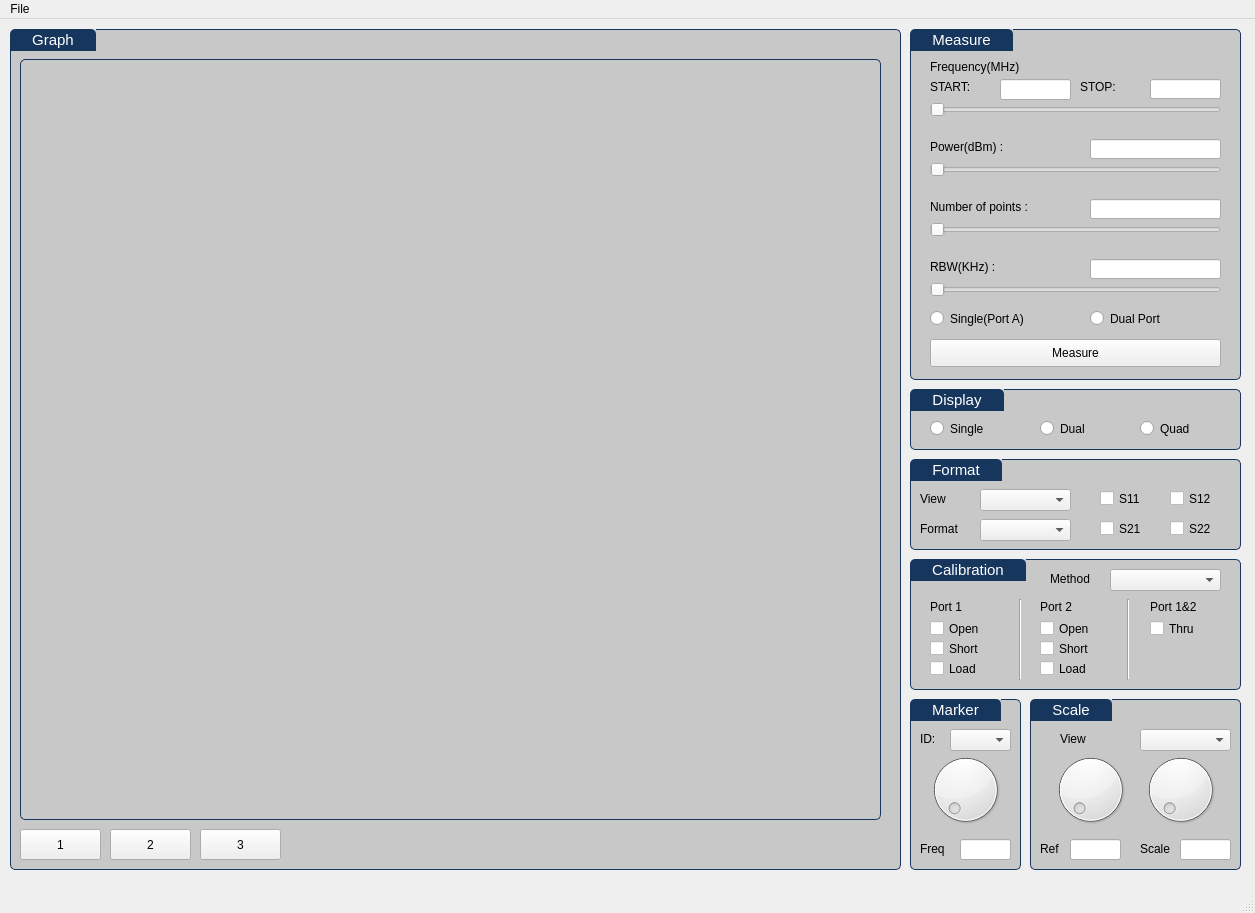
<?xml version="1.0" encoding="UTF-8"?>
<ui version="4.0">
 <class>MainWindow</class>
 <widget class="QMainWindow" name="MainWindow">
  <property name="geometry">
   <rect>
    <x>0</x>
    <y>0</y>
    <width>1255</width>
    <height>913</height>
   </rect>
  </property>
  <property name="windowTitle">
   <string>Mini-circuits UVNA-63</string>
  </property>
  <widget class="QWidget" name="centralwidget">
   <widget class="QGroupBox" name="gb_stimulus_11">
    <property name="geometry">
     <rect>
      <x>1030</x>
      <y>680</y>
      <width>211</width>
      <height>171</height>
     </rect>
    </property>
    <property name="styleSheet">
     <string notr="true">QGroupBox {
border: 1px solid gray;
border-color: #FF17365D;
margin-top: 0px;
font-size: 15px;
border-radius: 5px;
background-color: rgb(200,200,200);
}
QGroupBox::title {
border-top-left-radius: 5px;
border-top-right-radius: 5px;
padding: 2px 20px;
background-color: #FF17365D;
color: rgb(255, 255, 255);
}</string>
    </property>
    <property name="title">
     <string>Scale</string>
    </property>
    <widget class="QDial" name="dial_scaleref">
     <property name="geometry">
      <rect>
       <x>20</x>
       <y>50</y>
       <width>81</width>
       <height>81</height>
      </rect>
     </property>
    </widget>
    <widget class="QDial" name="dial_scale">
     <property name="geometry">
      <rect>
       <x>110</x>
       <y>50</y>
       <width>81</width>
       <height>81</height>
      </rect>
     </property>
    </widget>
    <widget class="QComboBox" name="cbbox_scaleview">
     <property name="geometry">
      <rect>
       <x>110</x>
       <y>30</y>
       <width>91</width>
       <height>22</height>
      </rect>
     </property>
    </widget>
    <widget class="QLabel" name="label_11">
     <property name="geometry">
      <rect>
       <x>30</x>
       <y>30</y>
       <width>51</width>
       <height>20</height>
      </rect>
     </property>
     <property name="text">
      <string>View</string>
     </property>
    </widget>
    <widget class="QLabel" name="label_14">
     <property name="geometry">
      <rect>
       <x>110</x>
       <y>140</y>
       <width>41</width>
       <height>20</height>
      </rect>
     </property>
     <property name="text">
      <string>Scale</string>
     </property>
    </widget>
    <widget class="QLabel" name="label_13">
     <property name="geometry">
      <rect>
       <x>10</x>
       <y>140</y>
       <width>31</width>
       <height>20</height>
      </rect>
     </property>
     <property name="text">
      <string>Ref</string>
     </property>
    </widget>
    <widget class="QLineEdit" name="ledit_scaleref">
     <property name="geometry">
      <rect>
       <x>40</x>
       <y>140</y>
       <width>51</width>
       <height>21</height>
      </rect>
     </property>
    </widget>
    <widget class="QLineEdit" name="ledit_scale">
     <property name="geometry">
      <rect>
       <x>150</x>
       <y>140</y>
       <width>51</width>
       <height>21</height>
      </rect>
     </property>
    </widget>
   </widget>
   <widget class="QGroupBox" name="gb_measure">
    <property name="geometry">
     <rect>
      <x>910</x>
      <y>10</y>
      <width>331</width>
      <height>351</height>
     </rect>
    </property>
    <property name="styleSheet">
     <string notr="true">QGroupBox {
border: 1px solid gray;
border-color: #FF17365D;
margin-top: 0px;
font-size: 15px;
border-radius: 5px;
background-color: rgb(200,200,200);
}
QGroupBox::title {
border-top-left-radius: 5px;
border-top-right-radius: 5px;
padding: 2px 20px;
background-color: #FF17365D;
color: rgb(255, 255, 255);
}</string>
    </property>
    <property name="title">
     <string>Measure</string>
    </property>
    <widget class="QRangeSlider" name="rhslider_frequency">
     <property name="geometry">
      <rect>
       <x>20</x>
       <y>70</y>
       <width>291</width>
       <height>22</height>
      </rect>
     </property>
     <property name="orientation">
      <enum>Qt::Horizontal</enum>
     </property>
    </widget>
    <widget class="QLabel" name="label">
     <property name="geometry">
      <rect>
       <x>20</x>
       <y>30</y>
       <width>191</width>
       <height>16</height>
      </rect>
     </property>
     <property name="text">
      <string>Frequency(MHz)</string>
     </property>
    </widget>
    <widget class="QLabel" name="label_2">
     <property name="geometry">
      <rect>
       <x>20</x>
       <y>50</y>
       <width>71</width>
       <height>16</height>
      </rect>
     </property>
     <property name="text">
      <string>START:</string>
     </property>
    </widget>
    <widget class="QLabel" name="label_3">
     <property name="geometry">
      <rect>
       <x>170</x>
       <y>50</y>
       <width>51</width>
       <height>16</height>
      </rect>
     </property>
     <property name="text">
      <string>STOP:</string>
     </property>
    </widget>
    <widget class="QLineEdit" name="ledit_startfreq">
     <property name="geometry">
      <rect>
       <x>90</x>
       <y>50</y>
       <width>71</width>
       <height>21</height>
      </rect>
     </property>
    </widget>
    <widget class="QLineEdit" name="ledit_stopfreq">
     <property name="geometry">
      <rect>
       <x>240</x>
       <y>50</y>
       <width>71</width>
       <height>20</height>
      </rect>
     </property>
     <property name="focusPolicy">
      <enum>Qt::StrongFocus</enum>
     </property>
    </widget>
    <widget class="QSlider" name="hslider_power">
     <property name="geometry">
      <rect>
       <x>20</x>
       <y>130</y>
       <width>291</width>
       <height>22</height>
      </rect>
     </property>
     <property name="orientation">
      <enum>Qt::Horizontal</enum>
     </property>
    </widget>
    <widget class="QLabel" name="label_4">
     <property name="geometry">
      <rect>
       <x>20</x>
       <y>110</y>
       <width>101</width>
       <height>16</height>
      </rect>
     </property>
     <property name="text">
      <string>Power(dBm) : </string>
     </property>
    </widget>
    <widget class="QLineEdit" name="ledit_power">
     <property name="geometry">
      <rect>
       <x>180</x>
       <y>110</y>
       <width>131</width>
       <height>20</height>
      </rect>
     </property>
     <property name="focusPolicy">
      <enum>Qt::StrongFocus</enum>
     </property>
    </widget>
    <widget class="QSlider" name="hslider_nopoint">
     <property name="geometry">
      <rect>
       <x>20</x>
       <y>190</y>
       <width>291</width>
       <height>22</height>
      </rect>
     </property>
     <property name="orientation">
      <enum>Qt::Horizontal</enum>
     </property>
    </widget>
    <widget class="QLineEdit" name="ledit_nopoint">
     <property name="geometry">
      <rect>
       <x>180</x>
       <y>170</y>
       <width>131</width>
       <height>20</height>
      </rect>
     </property>
     <property name="focusPolicy">
      <enum>Qt::StrongFocus</enum>
     </property>
    </widget>
    <widget class="QLabel" name="label_5">
     <property name="geometry">
      <rect>
       <x>20</x>
       <y>170</y>
       <width>151</width>
       <height>16</height>
      </rect>
     </property>
     <property name="text">
      <string>Number of points :</string>
     </property>
    </widget>
    <widget class="QLineEdit" name="ledit_rbw">
     <property name="geometry">
      <rect>
       <x>180</x>
       <y>230</y>
       <width>131</width>
       <height>20</height>
      </rect>
     </property>
     <property name="focusPolicy">
      <enum>Qt::StrongFocus</enum>
     </property>
    </widget>
    <widget class="QLabel" name="label_6">
     <property name="geometry">
      <rect>
       <x>20</x>
       <y>230</y>
       <width>101</width>
       <height>16</height>
      </rect>
     </property>
     <property name="text">
      <string>RBW(KHz) :</string>
     </property>
    </widget>
    <widget class="QSlider" name="hslider_rbw">
     <property name="geometry">
      <rect>
       <x>20</x>
       <y>250</y>
       <width>291</width>
       <height>22</height>
      </rect>
     </property>
     <property name="orientation">
      <enum>Qt::Horizontal</enum>
     </property>
    </widget>
    <widget class="QRadioButton" name="rbtn_singleport">
     <property name="geometry">
      <rect>
       <x>20</x>
       <y>280</y>
       <width>141</width>
       <height>19</height>
      </rect>
     </property>
     <property name="text">
      <string>Single(Port A)</string>
     </property>
    </widget>
    <widget class="QRadioButton" name="rbtn_dualport">
     <property name="geometry">
      <rect>
       <x>180</x>
       <y>280</y>
       <width>108</width>
       <height>19</height>
      </rect>
     </property>
     <property name="text">
      <string>Dual Port</string>
     </property>
    </widget>
    <widget class="QPushButton" name="btn_measure">
     <property name="geometry">
      <rect>
       <x>20</x>
       <y>310</y>
       <width>291</width>
       <height>28</height>
      </rect>
     </property>
     <property name="text">
      <string>Measure</string>
     </property>
    </widget>
   </widget>
   <widget class="QGroupBox" name="gb_stimulus_6">
    <property name="geometry">
     <rect>
      <x>910</x>
      <y>440</y>
      <width>331</width>
      <height>91</height>
     </rect>
    </property>
    <property name="styleSheet">
     <string notr="true">QGroupBox {
border: 1px solid gray;
border-color: #FF17365D;
margin-top: 0px;
font-size: 15px;
border-radius: 5px;
background-color: rgb(200,200,200);
}
QGroupBox::title {
border-top-left-radius: 5px;
border-top-right-radius: 5px;
padding: 2px 20px;
background-color: #FF17365D;
color: rgb(255, 255, 255);
}</string>
    </property>
    <property name="title">
     <string>Format</string>
    </property>
    <widget class="QComboBox" name="cbbox_view">
     <property name="geometry">
      <rect>
       <x>70</x>
       <y>30</y>
       <width>91</width>
       <height>22</height>
      </rect>
     </property>
    </widget>
    <widget class="QCheckBox" name="ckbox_s11">
     <property name="geometry">
      <rect>
       <x>190</x>
       <y>30</y>
       <width>61</width>
       <height>19</height>
      </rect>
     </property>
     <property name="text">
      <string>S11</string>
     </property>
    </widget>
    <widget class="QCheckBox" name="ckbox_s21">
     <property name="geometry">
      <rect>
       <x>190</x>
       <y>60</y>
       <width>61</width>
       <height>19</height>
      </rect>
     </property>
     <property name="text">
      <string>S21</string>
     </property>
    </widget>
    <widget class="QCheckBox" name="ckbox_s22">
     <property name="geometry">
      <rect>
       <x>260</x>
       <y>60</y>
       <width>61</width>
       <height>19</height>
      </rect>
     </property>
     <property name="text">
      <string>S22</string>
     </property>
    </widget>
    <widget class="QCheckBox" name="ckbox_s12">
     <property name="geometry">
      <rect>
       <x>260</x>
       <y>30</y>
       <width>61</width>
       <height>19</height>
      </rect>
     </property>
     <property name="text">
      <string>S12</string>
     </property>
    </widget>
    <widget class="QComboBox" name="cbbox_format">
     <property name="geometry">
      <rect>
       <x>70</x>
       <y>60</y>
       <width>91</width>
       <height>22</height>
      </rect>
     </property>
    </widget>
    <widget class="QLabel" name="label_9">
     <property name="geometry">
      <rect>
       <x>10</x>
       <y>30</y>
       <width>51</width>
       <height>20</height>
      </rect>
     </property>
     <property name="text">
      <string>View</string>
     </property>
    </widget>
    <widget class="QLabel" name="label_10">
     <property name="geometry">
      <rect>
       <x>10</x>
       <y>60</y>
       <width>51</width>
       <height>20</height>
      </rect>
     </property>
     <property name="text">
      <string>Format</string>
     </property>
    </widget>
   </widget>
   <widget class="QGroupBox" name="gb_stimulus_7">
    <property name="geometry">
     <rect>
      <x>910</x>
      <y>370</y>
      <width>331</width>
      <height>61</height>
     </rect>
    </property>
    <property name="styleSheet">
     <string notr="true">QGroupBox {
border: 1px solid gray;
border-color: #FF17365D;
margin-top: 0px;
font-size: 15px;
border-radius: 5px;
background-color: rgb(200,200,200);
}
QGroupBox::title {
border-top-left-radius: 5px;
border-top-right-radius: 5px;
padding: 2px 20px;
background-color: #FF17365D;
color: rgb(255, 255, 255);
}</string>
    </property>
    <property name="title">
     <string>Display</string>
    </property>
    <widget class="QRadioButton" name="rbtn_singledisp">
     <property name="geometry">
      <rect>
       <x>20</x>
       <y>30</y>
       <width>106</width>
       <height>19</height>
      </rect>
     </property>
     <property name="text">
      <string>Single</string>
     </property>
    </widget>
    <widget class="QRadioButton" name="rbtn_dualdisp">
     <property name="geometry">
      <rect>
       <x>130</x>
       <y>30</y>
       <width>106</width>
       <height>19</height>
      </rect>
     </property>
     <property name="text">
      <string>Dual</string>
     </property>
    </widget>
    <widget class="QRadioButton" name="rbtn_quaddisp">
     <property name="geometry">
      <rect>
       <x>230</x>
       <y>30</y>
       <width>81</width>
       <height>19</height>
      </rect>
     </property>
     <property name="text">
      <string>Quad</string>
     </property>
    </widget>
   </widget>
   <widget class="QGroupBox" name="gb_stimulus_9">
    <property name="geometry">
     <rect>
      <x>910</x>
      <y>540</y>
      <width>331</width>
      <height>131</height>
     </rect>
    </property>
    <property name="styleSheet">
     <string notr="true">QGroupBox {
border: 1px solid gray;
border-color: #FF17365D;
margin-top: 0px;
font-size: 15px;
border-radius: 5px;
background-color: rgb(200,200,200);
}
QGroupBox::title {
border-top-left-radius: 5px;
border-top-right-radius: 5px;
padding: 2px 20px;
background-color: #FF17365D;
color: rgb(255, 255, 255);
}</string>
    </property>
    <property name="title">
     <string>Calibration</string>
    </property>
    <widget class="QCheckBox" name="ckbox_open_1">
     <property name="geometry">
      <rect>
       <x>20</x>
       <y>60</y>
       <width>81</width>
       <height>19</height>
      </rect>
     </property>
     <property name="text">
      <string>Open</string>
     </property>
    </widget>
    <widget class="QCheckBox" name="ckbox_load_1">
     <property name="geometry">
      <rect>
       <x>20</x>
       <y>100</y>
       <width>81</width>
       <height>19</height>
      </rect>
     </property>
     <property name="text">
      <string>Load</string>
     </property>
    </widget>
    <widget class="QCheckBox" name="ckbox_short_1">
     <property name="geometry">
      <rect>
       <x>20</x>
       <y>80</y>
       <width>81</width>
       <height>19</height>
      </rect>
     </property>
     <property name="text">
      <string>Short</string>
     </property>
    </widget>
    <widget class="QCheckBox" name="ckbox_thru">
     <property name="geometry">
      <rect>
       <x>240</x>
       <y>60</y>
       <width>81</width>
       <height>19</height>
      </rect>
     </property>
     <property name="text">
      <string>Thru</string>
     </property>
    </widget>
    <widget class="QCheckBox" name="ckbox_load_2">
     <property name="geometry">
      <rect>
       <x>130</x>
       <y>100</y>
       <width>81</width>
       <height>19</height>
      </rect>
     </property>
     <property name="text">
      <string>Load</string>
     </property>
    </widget>
    <widget class="QCheckBox" name="ckbox_open_2">
     <property name="geometry">
      <rect>
       <x>130</x>
       <y>60</y>
       <width>81</width>
       <height>19</height>
      </rect>
     </property>
     <property name="text">
      <string>Open</string>
     </property>
    </widget>
    <widget class="QCheckBox" name="ckbox_short_2">
     <property name="geometry">
      <rect>
       <x>130</x>
       <y>80</y>
       <width>81</width>
       <height>19</height>
      </rect>
     </property>
     <property name="text">
      <string>Short</string>
     </property>
    </widget>
    <widget class="Line" name="line_5">
     <property name="geometry">
      <rect>
       <x>210</x>
       <y>40</y>
       <width>16</width>
       <height>81</height>
      </rect>
     </property>
     <property name="orientation">
      <enum>Qt::Vertical</enum>
     </property>
    </widget>
    <widget class="Line" name="line_6">
     <property name="geometry">
      <rect>
       <x>100</x>
       <y>40</y>
       <width>20</width>
       <height>81</height>
      </rect>
     </property>
     <property name="orientation">
      <enum>Qt::Vertical</enum>
     </property>
    </widget>
    <widget class="QLabel" name="label_16">
     <property name="geometry">
      <rect>
       <x>20</x>
       <y>40</y>
       <width>41</width>
       <height>16</height>
      </rect>
     </property>
     <property name="text">
      <string>Port 1</string>
     </property>
    </widget>
    <widget class="QLabel" name="label_17">
     <property name="geometry">
      <rect>
       <x>130</x>
       <y>40</y>
       <width>41</width>
       <height>16</height>
      </rect>
     </property>
     <property name="text">
      <string>Port 2</string>
     </property>
    </widget>
    <widget class="QLabel" name="label_18">
     <property name="geometry">
      <rect>
       <x>240</x>
       <y>40</y>
       <width>51</width>
       <height>16</height>
      </rect>
     </property>
     <property name="text">
      <string>Port 1&amp;2</string>
     </property>
    </widget>
    <widget class="QLabel" name="label_19">
     <property name="geometry">
      <rect>
       <x>140</x>
       <y>10</y>
       <width>51</width>
       <height>20</height>
      </rect>
     </property>
     <property name="text">
      <string>Method</string>
     </property>
    </widget>
    <widget class="QComboBox" name="cbbox_view_2">
     <property name="geometry">
      <rect>
       <x>200</x>
       <y>10</y>
       <width>111</width>
       <height>22</height>
      </rect>
     </property>
    </widget>
   </widget>
   <widget class="QGroupBox" name="gb_stimulus_10">
    <property name="geometry">
     <rect>
      <x>910</x>
      <y>680</y>
      <width>111</width>
      <height>171</height>
     </rect>
    </property>
    <property name="styleSheet">
     <string notr="true">QGroupBox {
border: 1px solid gray;
border-color: #FF17365D;
margin-top: 0px;
font-size: 15px;
border-radius: 5px;
background-color: rgb(200,200,200);
}
QGroupBox::title {
border-top-left-radius: 5px;
border-top-right-radius: 5px;
padding: 2px 20px;
background-color: #FF17365D;
color: rgb(255, 255, 255);
}</string>
    </property>
    <property name="title">
     <string>Marker</string>
    </property>
    <widget class="QDial" name="dial_mkrfreq">
     <property name="geometry">
      <rect>
       <x>10</x>
       <y>50</y>
       <width>91</width>
       <height>81</height>
      </rect>
     </property>
    </widget>
    <widget class="QComboBox" name="cbbox_mkrid">
     <property name="geometry">
      <rect>
       <x>40</x>
       <y>30</y>
       <width>61</width>
       <height>22</height>
      </rect>
     </property>
    </widget>
    <widget class="QLabel" name="label_12">
     <property name="geometry">
      <rect>
       <x>10</x>
       <y>30</y>
       <width>31</width>
       <height>20</height>
      </rect>
     </property>
     <property name="text">
      <string>ID:</string>
     </property>
    </widget>
    <widget class="QLabel" name="label_15">
     <property name="geometry">
      <rect>
       <x>10</x>
       <y>140</y>
       <width>41</width>
       <height>20</height>
      </rect>
     </property>
     <property name="text">
      <string>Freq </string>
     </property>
    </widget>
    <widget class="QLineEdit" name="ledit_mkrfreq">
     <property name="geometry">
      <rect>
       <x>50</x>
       <y>140</y>
       <width>51</width>
       <height>21</height>
      </rect>
     </property>
    </widget>
   </widget>
   <widget class="QGroupBox" name="groupBox">
    <property name="geometry">
     <rect>
      <x>10</x>
      <y>10</y>
      <width>891</width>
      <height>841</height>
     </rect>
    </property>
    <property name="styleSheet">
     <string notr="true">QGroupBox {
border: 1px solid gray;
border-color: #FF17365D;
margin-top: 0px;
font-size: 15px;
border-radius: 5px;
background-color: rgb(200,200,200);
}
QGroupBox::title {
border-top-left-radius: 5px;
border-top-right-radius: 5px;
padding: 2px 20px;
background-color: #FF17365D;
color: rgb(255, 255, 255);
}</string>
    </property>
    <property name="title">
     <string>Graph</string>
    </property>
    <widget class="matplotlibWidget" name="graph_viewer" native="true">
     <property name="geometry">
      <rect>
       <x>10</x>
       <y>30</y>
       <width>861</width>
       <height>761</height>
      </rect>
     </property>
     <property name="styleSheet">
      <string notr="true">QWidget {
border: 1px solid gray;
border-color: #FF17365D;
margin-top: 0px;
font-size: 15px;
border-radius: 5px;
background-color: rgb(200,200,200);
}</string>
     </property>
    </widget>
    <widget class="QPushButton" name="btn_showgraph">
     <property name="geometry">
      <rect>
       <x>10</x>
       <y>800</y>
       <width>81</width>
       <height>31</height>
      </rect>
     </property>
     <property name="text">
      <string>1</string>
     </property>
    </widget>
    <widget class="QPushButton" name="btn_showgraph_2">
     <property name="geometry">
      <rect>
       <x>100</x>
       <y>800</y>
       <width>81</width>
       <height>31</height>
      </rect>
     </property>
     <property name="text">
      <string>2</string>
     </property>
    </widget>
    <widget class="QPushButton" name="btn_showgraph_3">
     <property name="geometry">
      <rect>
       <x>190</x>
       <y>800</y>
       <width>81</width>
       <height>31</height>
      </rect>
     </property>
     <property name="text">
      <string>3</string>
     </property>
    </widget>
   </widget>
  </widget>
  <widget class="QMenuBar" name="menubar">
   <property name="geometry">
    <rect>
     <x>0</x>
     <y>0</y>
     <width>1255</width>
     <height>22</height>
    </rect>
   </property>
   <widget class="QMenu" name="menuFile">
    <property name="title">
     <string>File</string>
    </property>
    <addaction name="actionSave_Data_as_CSV_files"/>
   </widget>
   <addaction name="menuFile"/>
  </widget>
  <widget class="QStatusBar" name="statusbar"/>
  <action name="actionSave_Data_as_CSV_files">
   <property name="text">
    <string>Save Data</string>
   </property>
  </action>
 </widget>
 <customwidgets>
  <customwidget>
   <class>matplotlibWidget</class>
   <extends>QWidget</extends>
   <header>matplotlibwidgetFile.h</header>
   <container>1</container>
  </customwidget>
  <customwidget>
   <class>QRangeSlider</class>
   <extends>QSlider</extends>
   <header>qtrangeslider</header>
  </customwidget>
 </customwidgets>
 <resources/>
 <connections/>
</ui>
